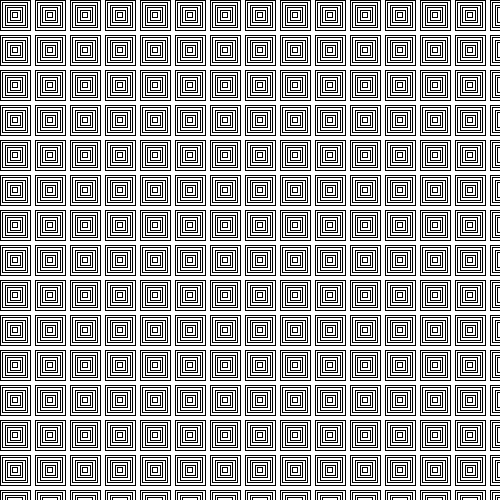
Frame 1 (no input)
Frame 60 (the mouse pressed at the canvas centre just before this capture): identical to frame 1, image omitted
Frame 120 (the mouse held since frame 60 and released just before this capture): identical to frame 1, image omitted

The Processing sketch that drew this single still picture (run headless with seeded random() and noise(); from frame 60 on, the mouse is pressed at the canvas centre):

// Processing sketch: processing_28412
// ── processing_28412.pde

int abstand = 35;

void setup(){
  size(500, 500);
  smooth();
}

void draw() {
  background(255);
  
  
  /////////////////////////////////////////////// 
  /*
  rect (0, 0, 30, 30);    
  rect (2.5, 2.5, 25, 25);  
  rect (5, 5, 20, 20);  
  rect (7.5, 7.5, 15, 15);  
  rect (10, 10, 10, 10);  
  rect (12.5, 12.5, 5, 5);    
  */
  for(int x=0; x <= width; x = x+abstand){
    for (int y=0; y <= height; y = y+abstand){
  rect (x, y, 30, 30);    
  rect (x+2.5, y+2.5, 25, 25);  
  rect (x+5, y+5, 20, 20);  
  rect (x+7.5, y+7.5, 15, 15);  
  rect (x+10, y+10, 10, 10);  
  rect (x+12.5, y+12.5, 5, 5); 
    }
  }
  
}
